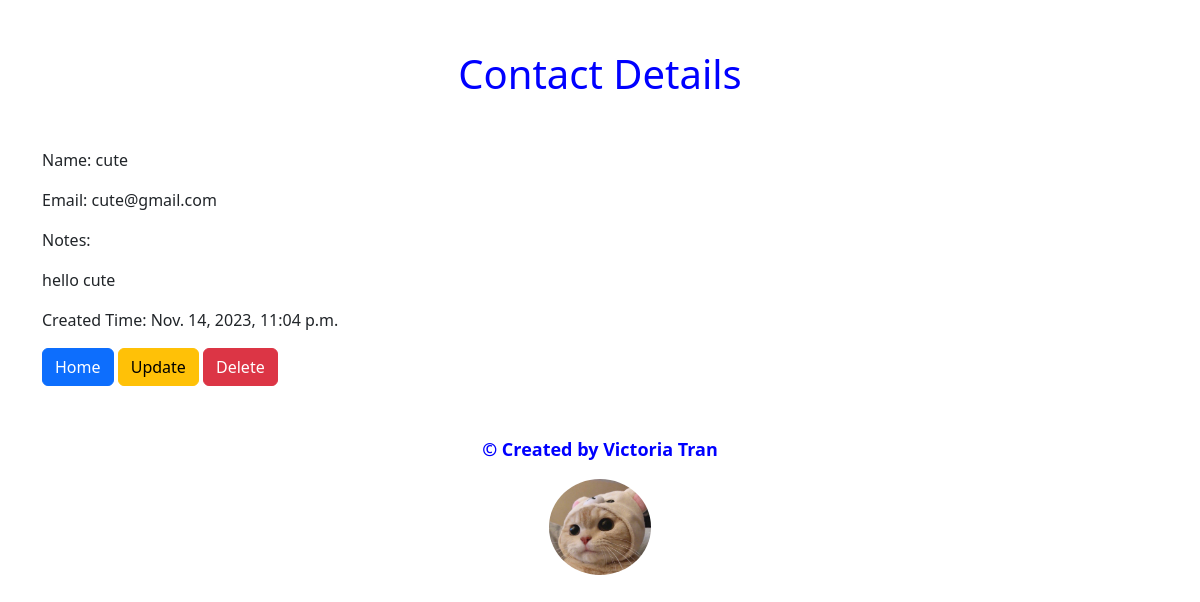
Page /contacts/3/ on the committed database.
### contacts/models.py (models this page shows)
class Contact(models.Model):
    name = models.CharField(max_length=20, null=False, unique=True, error_messages={'unique':"Contact with this name already exists."})
    email = models.EmailField(null=False, unique=True, error_messages={
        'unique': "This email is already in use.",
        'required': "Email field cannot be empty.",
        'invalid': "Enter a valid email address."})
    notes = models.TextField(max_length = 200, default="", blank="True") #multiple lines of text
    created_time = models.DateTimeField(auto_now_add=True)

### contacts/views.py (the view)
# urls.py: path("contacts/<int:pk>/", ContactDetailView.as_view(), name="contact_detail"),
class ContactDetailView(DetailView):
    model = Contact

### contacts/templates/contacts/contact_detail.html
{% extends "base.html" %}
{% block content %}
<h1>Contact Details</h1>
<p>Name: {{contact.name}}</p>
<p>Email: {{contact.email}}</p>
<p>Notes: </p>
<p>{{contact.notes}}</p>
<p>Created Time: {{contact.created_time}}</p>
<a class="btn btn-primary" href="{% url 'contact_list' %}" role="button">Home</a>
<a class="btn btn-warning" href="{% url 'contact_update' contact.pk %}" role="button">Update</a>
<a class="btn btn-danger" href="{% url 'contact_delete' contact.pk %}" role="button">Delete</a>
{% endblock content %}

### templates/base.html (style rules this page uses)
h1 { text-align: center; margin: 50px; color: blue; }

### rows in the picture
Contact: name "cute", email "cute@gmail.com", notes "hello cute", created_time "Nov. 14, 2023, 11:04 p.m."
